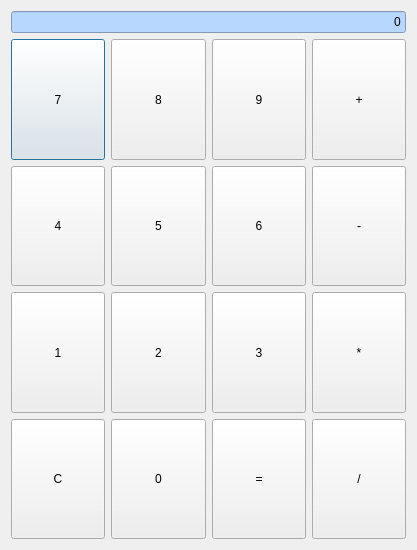
<?xml version="1.0" encoding="UTF-8"?>
<ui version="4.0">
 <class>Dialog</class>
 <widget class="QDialog" name="Dialog">
  <property name="geometry">
   <rect>
    <x>0</x>
    <y>0</y>
    <width>417</width>
    <height>550</height>
   </rect>
  </property>
  <property name="windowTitle">
   <string>Dialog</string>
  </property>
  <layout class="QVBoxLayout" name="verticalLayout" stretch="3,7">
   <item>
    <widget class="QLineEdit" name="lbl_display">
     <property name="sizePolicy">
      <sizepolicy hsizetype="Expanding" vsizetype="Fixed">
       <horstretch>0</horstretch>
       <verstretch>0</verstretch>
      </sizepolicy>
     </property>
     <property name="styleSheet">
      <string notr="true">background-color: rgb(183, 215, 255);
font: 28pt &quot;Agency FB&quot;;</string>
     </property>
     <property name="text">
      <string>0</string>
     </property>
     <property name="alignment">
      <set>Qt::AlignRight|Qt::AlignTrailing|Qt::AlignVCenter</set>
     </property>
    </widget>
   </item>
   <item>
    <layout class="QGridLayout" name="gridLayout">
     <item row="0" column="0">
      <widget class="QPushButton" name="btn_7">
       <property name="sizePolicy">
        <sizepolicy hsizetype="Expanding" vsizetype="Expanding">
         <horstretch>0</horstretch>
         <verstretch>0</verstretch>
        </sizepolicy>
       </property>
       <property name="text">
        <string>7</string>
       </property>
      </widget>
     </item>
     <item row="0" column="1">
      <widget class="QPushButton" name="btn_8">
       <property name="sizePolicy">
        <sizepolicy hsizetype="Expanding" vsizetype="Expanding">
         <horstretch>0</horstretch>
         <verstretch>0</verstretch>
        </sizepolicy>
       </property>
       <property name="text">
        <string>8</string>
       </property>
      </widget>
     </item>
     <item row="0" column="2">
      <widget class="QPushButton" name="btn_9">
       <property name="sizePolicy">
        <sizepolicy hsizetype="Expanding" vsizetype="Expanding">
         <horstretch>0</horstretch>
         <verstretch>0</verstretch>
        </sizepolicy>
       </property>
       <property name="text">
        <string>9</string>
       </property>
      </widget>
     </item>
     <item row="0" column="3">
      <widget class="QPushButton" name="btn_plush">
       <property name="sizePolicy">
        <sizepolicy hsizetype="Expanding" vsizetype="Expanding">
         <horstretch>0</horstretch>
         <verstretch>0</verstretch>
        </sizepolicy>
       </property>
       <property name="text">
        <string>+</string>
       </property>
      </widget>
     </item>
     <item row="1" column="0">
      <widget class="QPushButton" name="btn_4">
       <property name="sizePolicy">
        <sizepolicy hsizetype="Expanding" vsizetype="Expanding">
         <horstretch>0</horstretch>
         <verstretch>0</verstretch>
        </sizepolicy>
       </property>
       <property name="text">
        <string>4</string>
       </property>
      </widget>
     </item>
     <item row="1" column="1">
      <widget class="QPushButton" name="btn_5">
       <property name="sizePolicy">
        <sizepolicy hsizetype="Expanding" vsizetype="Expanding">
         <horstretch>0</horstretch>
         <verstretch>0</verstretch>
        </sizepolicy>
       </property>
       <property name="text">
        <string>5</string>
       </property>
      </widget>
     </item>
     <item row="1" column="2">
      <widget class="QPushButton" name="btn_6">
       <property name="sizePolicy">
        <sizepolicy hsizetype="Expanding" vsizetype="Expanding">
         <horstretch>0</horstretch>
         <verstretch>0</verstretch>
        </sizepolicy>
       </property>
       <property name="text">
        <string>6</string>
       </property>
      </widget>
     </item>
     <item row="1" column="3">
      <widget class="QPushButton" name="btn_sub">
       <property name="sizePolicy">
        <sizepolicy hsizetype="Expanding" vsizetype="Expanding">
         <horstretch>0</horstretch>
         <verstretch>0</verstretch>
        </sizepolicy>
       </property>
       <property name="text">
        <string>-</string>
       </property>
      </widget>
     </item>
     <item row="2" column="0">
      <widget class="QPushButton" name="btn_1">
       <property name="sizePolicy">
        <sizepolicy hsizetype="Expanding" vsizetype="Expanding">
         <horstretch>0</horstretch>
         <verstretch>0</verstretch>
        </sizepolicy>
       </property>
       <property name="text">
        <string>1</string>
       </property>
      </widget>
     </item>
     <item row="2" column="1">
      <widget class="QPushButton" name="btn_2">
       <property name="sizePolicy">
        <sizepolicy hsizetype="Expanding" vsizetype="Expanding">
         <horstretch>0</horstretch>
         <verstretch>0</verstretch>
        </sizepolicy>
       </property>
       <property name="text">
        <string>2</string>
       </property>
      </widget>
     </item>
     <item row="2" column="2">
      <widget class="QPushButton" name="btn_3">
       <property name="sizePolicy">
        <sizepolicy hsizetype="Expanding" vsizetype="Expanding">
         <horstretch>0</horstretch>
         <verstretch>0</verstretch>
        </sizepolicy>
       </property>
       <property name="text">
        <string>3</string>
       </property>
      </widget>
     </item>
     <item row="2" column="3">
      <widget class="QPushButton" name="btn_mul">
       <property name="sizePolicy">
        <sizepolicy hsizetype="Expanding" vsizetype="Expanding">
         <horstretch>0</horstretch>
         <verstretch>0</verstretch>
        </sizepolicy>
       </property>
       <property name="text">
        <string>*</string>
       </property>
      </widget>
     </item>
     <item row="3" column="0">
      <widget class="QPushButton" name="btn_clean">
       <property name="sizePolicy">
        <sizepolicy hsizetype="Expanding" vsizetype="Expanding">
         <horstretch>0</horstretch>
         <verstretch>0</verstretch>
        </sizepolicy>
       </property>
       <property name="text">
        <string>C</string>
       </property>
      </widget>
     </item>
     <item row="3" column="1">
      <widget class="QPushButton" name="btn_0">
       <property name="sizePolicy">
        <sizepolicy hsizetype="Expanding" vsizetype="Expanding">
         <horstretch>0</horstretch>
         <verstretch>0</verstretch>
        </sizepolicy>
       </property>
       <property name="text">
        <string>0</string>
       </property>
      </widget>
     </item>
     <item row="3" column="2">
      <widget class="QPushButton" name="btn_eq">
       <property name="sizePolicy">
        <sizepolicy hsizetype="Expanding" vsizetype="Expanding">
         <horstretch>0</horstretch>
         <verstretch>0</verstretch>
        </sizepolicy>
       </property>
       <property name="text">
        <string>=</string>
       </property>
      </widget>
     </item>
     <item row="3" column="3">
      <widget class="QPushButton" name="btn_div">
       <property name="sizePolicy">
        <sizepolicy hsizetype="Expanding" vsizetype="Expanding">
         <horstretch>0</horstretch>
         <verstretch>0</verstretch>
        </sizepolicy>
       </property>
       <property name="text">
        <string>/</string>
       </property>
      </widget>
     </item>
    </layout>
   </item>
  </layout>
 </widget>
 <resources/>
 <connections>
  <connection>
   <sender>btn_0</sender>
   <signal>clicked()</signal>
   <receiver>lbl_display</receiver>
   <slot>show()</slot>
   <hints>
    <hint type="sourcelabel">
     <x>158</x>
     <y>485</y>
    </hint>
    <hint type="destinationlabel">
     <x>206</x>
     <y>41</y>
    </hint>
   </hints>
  </connection>
 </connections>
</ui>
